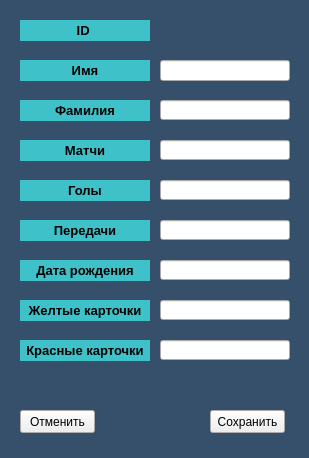
<?xml version="1.0" encoding="UTF-8"?>
<ui version="4.0">
 <class>Form</class>
 <widget class="QWidget" name="Form">
  <property name="geometry">
   <rect>
    <x>0</x>
    <y>0</y>
    <width>309</width>
    <height>458</height>
   </rect>
  </property>
  <property name="minimumSize">
   <size>
    <width>309</width>
    <height>458</height>
   </size>
  </property>
  <property name="maximumSize">
   <size>
    <width>309</width>
    <height>458</height>
   </size>
  </property>
  <property name="windowTitle">
   <string>Form</string>
  </property>
  <widget class="QLineEdit" name="lineEdit">
   <property name="geometry">
    <rect>
     <x>160</x>
     <y>60</y>
     <width>130</width>
     <height>21</height>
    </rect>
   </property>
  </widget>
  <widget class="QLabel" name="label">
   <property name="geometry">
    <rect>
     <x>20</x>
     <y>20</y>
     <width>130</width>
     <height>21</height>
    </rect>
   </property>
   <property name="font">
    <font>
     <pointsize>10</pointsize>
     <weight>75</weight>
     <bold>true</bold>
    </font>
   </property>
   <property name="styleSheet">
    <string notr="true">background-color: rgb(63, 193, 201);</string>
   </property>
   <property name="text">
    <string>ID </string>
   </property>
   <property name="alignment">
    <set>Qt::AlignCenter</set>
   </property>
  </widget>
  <widget class="QLabel" name="label_2">
   <property name="geometry">
    <rect>
     <x>20</x>
     <y>60</y>
     <width>130</width>
     <height>21</height>
    </rect>
   </property>
   <property name="font">
    <font>
     <pointsize>10</pointsize>
     <weight>75</weight>
     <bold>true</bold>
    </font>
   </property>
   <property name="styleSheet">
    <string notr="true">background-color: rgb(63, 193, 201);</string>
   </property>
   <property name="text">
    <string>Имя</string>
   </property>
   <property name="alignment">
    <set>Qt::AlignCenter</set>
   </property>
  </widget>
  <widget class="QLineEdit" name="lineEdit_2">
   <property name="geometry">
    <rect>
     <x>160</x>
     <y>100</y>
     <width>130</width>
     <height>20</height>
    </rect>
   </property>
  </widget>
  <widget class="QLabel" name="label_3">
   <property name="geometry">
    <rect>
     <x>20</x>
     <y>100</y>
     <width>130</width>
     <height>21</height>
    </rect>
   </property>
   <property name="font">
    <font>
     <pointsize>10</pointsize>
     <weight>75</weight>
     <bold>true</bold>
    </font>
   </property>
   <property name="styleSheet">
    <string notr="true">background-color: rgb(63, 193, 201);</string>
   </property>
   <property name="text">
    <string>Фамилия</string>
   </property>
   <property name="alignment">
    <set>Qt::AlignCenter</set>
   </property>
  </widget>
  <widget class="QLineEdit" name="lineEdit_3">
   <property name="geometry">
    <rect>
     <x>160</x>
     <y>260</y>
     <width>130</width>
     <height>20</height>
    </rect>
   </property>
  </widget>
  <widget class="QLabel" name="label_4">
   <property name="geometry">
    <rect>
     <x>20</x>
     <y>260</y>
     <width>130</width>
     <height>21</height>
    </rect>
   </property>
   <property name="font">
    <font>
     <pointsize>10</pointsize>
     <weight>75</weight>
     <bold>true</bold>
    </font>
   </property>
   <property name="styleSheet">
    <string notr="true">background-color: rgb(63, 193, 201);</string>
   </property>
   <property name="text">
    <string>Дата рождения</string>
   </property>
   <property name="alignment">
    <set>Qt::AlignCenter</set>
   </property>
  </widget>
  <widget class="QLineEdit" name="lineEdit_4">
   <property name="geometry">
    <rect>
     <x>160</x>
     <y>140</y>
     <width>130</width>
     <height>20</height>
    </rect>
   </property>
  </widget>
  <widget class="QLabel" name="label_5">
   <property name="geometry">
    <rect>
     <x>20</x>
     <y>140</y>
     <width>130</width>
     <height>21</height>
    </rect>
   </property>
   <property name="font">
    <font>
     <pointsize>10</pointsize>
     <weight>75</weight>
     <bold>true</bold>
    </font>
   </property>
   <property name="styleSheet">
    <string notr="true">background-color: rgb(63, 193, 201);</string>
   </property>
   <property name="text">
    <string>Матчи</string>
   </property>
   <property name="alignment">
    <set>Qt::AlignCenter</set>
   </property>
  </widget>
  <widget class="QLabel" name="label_6">
   <property name="geometry">
    <rect>
     <x>20</x>
     <y>180</y>
     <width>130</width>
     <height>21</height>
    </rect>
   </property>
   <property name="font">
    <font>
     <pointsize>10</pointsize>
     <weight>75</weight>
     <bold>true</bold>
    </font>
   </property>
   <property name="styleSheet">
    <string notr="true">background-color: rgb(63, 193, 201);</string>
   </property>
   <property name="text">
    <string>Голы</string>
   </property>
   <property name="alignment">
    <set>Qt::AlignCenter</set>
   </property>
  </widget>
  <widget class="QLineEdit" name="lineEdit_5">
   <property name="geometry">
    <rect>
     <x>160</x>
     <y>180</y>
     <width>130</width>
     <height>20</height>
    </rect>
   </property>
  </widget>
  <widget class="QLabel" name="label_7">
   <property name="geometry">
    <rect>
     <x>20</x>
     <y>220</y>
     <width>130</width>
     <height>21</height>
    </rect>
   </property>
   <property name="font">
    <font>
     <pointsize>10</pointsize>
     <weight>75</weight>
     <bold>true</bold>
    </font>
   </property>
   <property name="styleSheet">
    <string notr="true">background-color: rgb(63, 193, 201);</string>
   </property>
   <property name="text">
    <string>Передачи</string>
   </property>
   <property name="alignment">
    <set>Qt::AlignCenter</set>
   </property>
  </widget>
  <widget class="QLineEdit" name="lineEdit_6">
   <property name="geometry">
    <rect>
     <x>160</x>
     <y>220</y>
     <width>130</width>
     <height>20</height>
    </rect>
   </property>
  </widget>
  <widget class="QLineEdit" name="lineEdit_7">
   <property name="geometry">
    <rect>
     <x>160</x>
     <y>300</y>
     <width>130</width>
     <height>20</height>
    </rect>
   </property>
  </widget>
  <widget class="QLabel" name="label_8">
   <property name="geometry">
    <rect>
     <x>20</x>
     <y>300</y>
     <width>130</width>
     <height>21</height>
    </rect>
   </property>
   <property name="font">
    <font>
     <pointsize>10</pointsize>
     <weight>75</weight>
     <bold>true</bold>
    </font>
   </property>
   <property name="styleSheet">
    <string notr="true">background-color: rgb(63, 193, 201);</string>
   </property>
   <property name="text">
    <string>Желтые карточки</string>
   </property>
   <property name="alignment">
    <set>Qt::AlignCenter</set>
   </property>
  </widget>
  <widget class="QLineEdit" name="lineEdit_8">
   <property name="geometry">
    <rect>
     <x>160</x>
     <y>340</y>
     <width>130</width>
     <height>20</height>
    </rect>
   </property>
   <property name="text">
    <string/>
   </property>
  </widget>
  <widget class="QLabel" name="label_9">
   <property name="geometry">
    <rect>
     <x>20</x>
     <y>340</y>
     <width>130</width>
     <height>21</height>
    </rect>
   </property>
   <property name="font">
    <font>
     <pointsize>10</pointsize>
     <weight>75</weight>
     <bold>true</bold>
    </font>
   </property>
   <property name="styleSheet">
    <string notr="true">background-color: rgb(63, 193, 201);</string>
   </property>
   <property name="text">
    <string>Красные карточки</string>
   </property>
   <property name="alignment">
    <set>Qt::AlignCenter</set>
   </property>
  </widget>
  <widget class="QPushButton" name="pushButton">
   <property name="geometry">
    <rect>
     <x>210</x>
     <y>410</y>
     <width>75</width>
     <height>23</height>
    </rect>
   </property>
   <property name="text">
    <string>Сохранить</string>
   </property>
  </widget>
  <widget class="QPushButton" name="pushButton_2">
   <property name="geometry">
    <rect>
     <x>20</x>
     <y>410</y>
     <width>75</width>
     <height>23</height>
    </rect>
   </property>
   <property name="text">
    <string>Отменить</string>
   </property>
  </widget>
  <widget class="QLabel" name="label_10">
   <property name="geometry">
    <rect>
     <x>-10</x>
     <y>-30</y>
     <width>321</width>
     <height>491</height>
    </rect>
   </property>
   <property name="styleSheet">
    <string notr="true">background-color: rgb(54, 79, 107);</string>
   </property>
   <property name="text">
    <string/>
   </property>
  </widget>
  <zorder>label_10</zorder>
  <zorder>lineEdit</zorder>
  <zorder>label</zorder>
  <zorder>label_2</zorder>
  <zorder>lineEdit_2</zorder>
  <zorder>label_3</zorder>
  <zorder>lineEdit_3</zorder>
  <zorder>label_4</zorder>
  <zorder>lineEdit_4</zorder>
  <zorder>label_5</zorder>
  <zorder>label_6</zorder>
  <zorder>lineEdit_5</zorder>
  <zorder>label_7</zorder>
  <zorder>lineEdit_6</zorder>
  <zorder>lineEdit_7</zorder>
  <zorder>label_8</zorder>
  <zorder>lineEdit_8</zorder>
  <zorder>label_9</zorder>
  <zorder>pushButton</zorder>
  <zorder>pushButton_2</zorder>
 </widget>
 <resources/>
 <connections/>
</ui>
